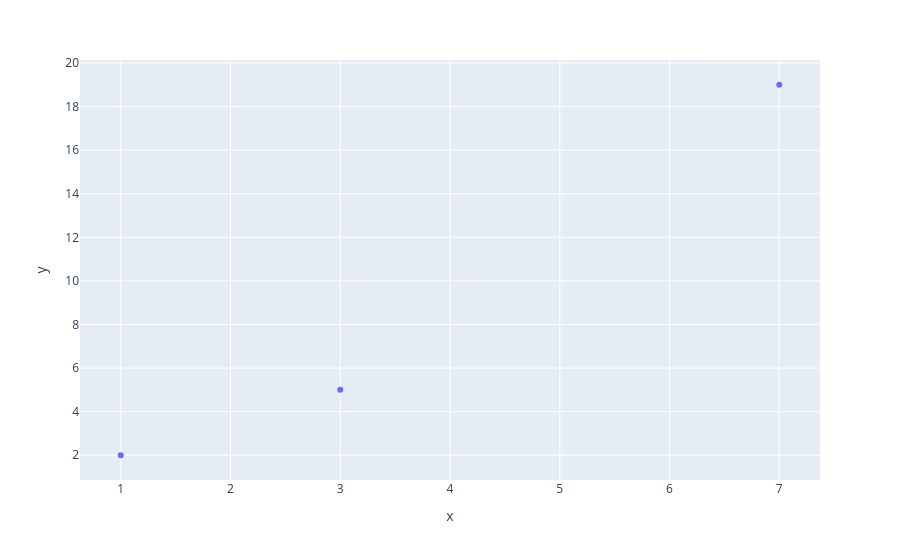

Notebook code for this chart:
### Code cell
fig = px.scatter(x=[1,3,7], y=[2,5,19])
fig.show()

### Figure 1 — Plotly figure (JSON) as saved in the notebook; plotly's stock layout.template omitted (floating-point values rounded to 4 significant figures)
{"data": [{"hovertemplate": "x=%{x}<br>y=%{y}<extra></extra>", "legendgroup": "", "marker": {"color": "#636efa", "symbol": "circle"}, "mode": "markers", "name": "", "orientation": "v", "showlegend": false, "type": "scatter", "x": [1, 3, 7], "xaxis": "x", "y": [2, 5, 19], "yaxis": "y"}], "layout": {"legend": {"tracegroupgap": 0}, "margin": {"t": 60}, "xaxis": {"anchor": "y", "domain": [0, 1], "title": {"text": "x"}}, "yaxis": {"anchor": "x", "domain": [0, 1], "title": {"text": "y"}}}}
